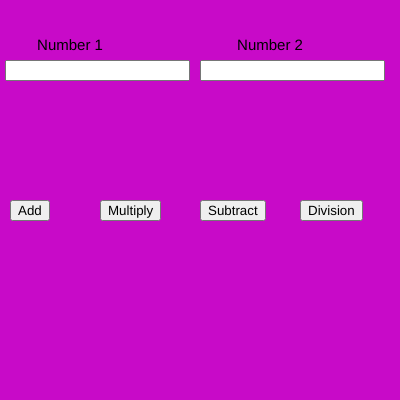
Frame 1 (no input)
Frame 60 (no input): identical to frame 1, image omitted
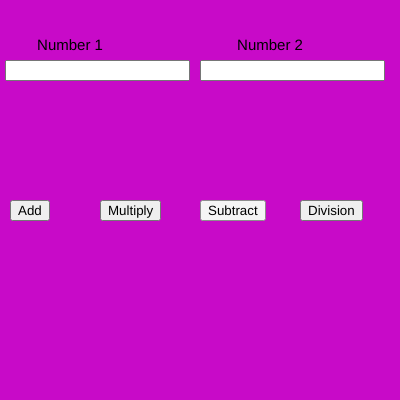
Frame 120 (the mouse pressed at the canvas centre since frame 60)

The p5.js sketch that drew these frames (run headless with seeded random() and noise() and a simulated clock; from frame 60 on, the mouse is pressed at the canvas centre):

// p5.js sketch
// ── sketch.js
var n1,n2;
var b1,b2,b3,b4;

function setup() {
  
  createCanvas(400, 400);
  
  num1 = createInput();
  num1.position(5, 60);
  
  num2 = createInput();
  num2.position(200, 60);
  
  b1 = createButton("Add");
  b1.position(10, 200);
  b1.mousePressed(add);
  
  b2 = createButton("Multiply");
  b2.position(100, 200);
  b2.mousePressed(mul);

  b3 = createButton("Subtract");
  b3.position(200, 200);
  b3.mousePressed(sub);

  b4 = createButton("Division");
  b4.position(300, 200);
  b4.mousePressed(div);
  
  
  textAlign(CENTER);
  textSize(15);
}

function draw() {
  background(200,10,200)
  text("Number 1",70,50)
  text("Number 2",270,50)
  
  n1 = parseInt(num1.value());
  n2 = parseInt(num2.value());
}

function add() {
  console.log(n1 + n2)

}

function sub() {
  console.log(n1 - n2)

}

function mul() {
  console.log(n1 * n2)

}

function div() {
  console.log(n1 / n2)

}
